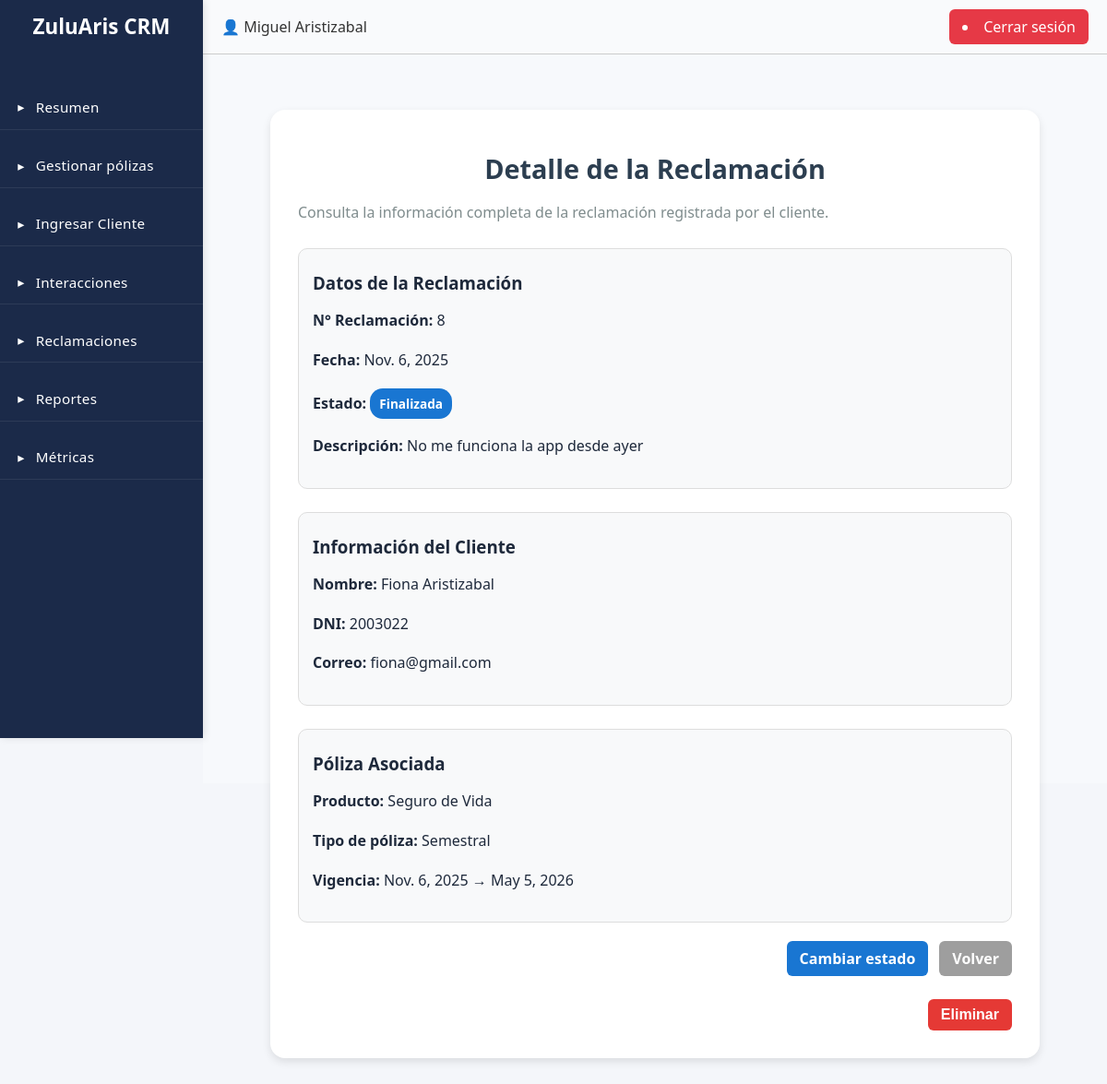
The app's page /reclamaciones/8/ (signed in) with its own data.
### CRM/models.py (models this page shows)
class Reclamaciones(models.Model):
    id = models.AutoField(primary_key=True)
    dni_asesor = models.ForeignKey(Usuarios, on_delete=models.CASCADE)
    dni_cliente = models.ForeignKey(Clientes, on_delete=models.CASCADE)
    poliza = models.ForeignKey(Polizas, on_delete=models.SET_NULL, null=True, db_column="id_poliza")
    fecha = models.DateField(auto_now_add=True)
    fecha_actualizacion = models.DateTimeField(auto_now=True)
    descripcion = models.TextField(blank=True, null=True)
    id_estado = models.ForeignKey(Estado, on_delete=models.CASCADE, db_column="id_estado", related_name="reclamacion_estado")
    class Meta:
        db_table = "reclamaciones"

class Estado(models.Model):
    id = models.AutoField(primary_key=True)
    descripcion = models.CharField(max_length=50, unique=True)
    class Meta:
        db_table = "estados"

class Clientes(models.Model):
    dni = models.CharField(max_length=50, primary_key=True)
    id_tipo_dni = models.ForeignKey(Tipo_DNI, on_delete=models.CASCADE)
    nombre = models.CharField(max_length=200)
    direccion = models.CharField(max_length=200, blank=True, null=True)
    id_ciudad = models.ForeignKey(Ciudades, on_delete=models.CASCADE)
    telefono = models.CharField(max_length=50, blank=True, null=True)
    celular = models.CharField(max_length=50)
    correo = models.EmailField(blank=True, null=True)
    asesor = models.ForeignKey("Usuarios", on_delete=models.SET_NULL, null=True, blank=True, related_name="clientes")
    class Meta:
        db_table = "clientes"

class Polizas(models.Model):
    id = models.AutoField(primary_key=True)
    id_producto = models.ForeignKey(Productos, on_delete=models.CASCADE)
    id_canal_venta = models.ForeignKey(Canal_venta, on_delete=models.CASCADE)
    id_tipo_poliza = models.ForeignKey(Tipo_Poliza, on_delete=models.CASCADE)
    id_forma_pago = models.ForeignKey(Formas_pago, on_delete=models.CASCADE)
    dni_cliente = models.ForeignKey(Clientes, on_delete=models.CASCADE)
    fecha_inicio = models.DateField()
    fecha_fin = models.DateField()
    class Meta:
        db_table = "polizas"

class Productos(models.Model):
    id = models.AutoField(primary_key=True)
    descripcion = models.CharField(max_length=50, unique=True)
    id_ramo = models.ForeignKey(Ramos, on_delete=models.CASCADE)
    class Meta:
        db_table = "productos"

class Tipo_Poliza(models.Model):
    id = models.AutoField(primary_key=True)
    descripcion = models.CharField(max_length=50, unique=True)
    valor = models.IntegerField(unique=True)
    class Meta:
        db_table = "tipo_poliza"

### CRM/views.py (the view)
# urls.py: path('reclamaciones/<int:reclamacion_id>/', CRM.views.detalle_reclamacion, name='detalle_reclamacion'),
def detalle_reclamacion(request, reclamacion_id):
    if not request.user.is_authenticated:
        messages.error(request, "Debes iniciar sesión.")
        return redirect("/login")
    try:
        asesor = Usuarios.objects.get(user=request.user)
    except Usuarios.DoesNotExist:
        messages.error(request, "Tu perfil no está asociado correctamente.")
        return redirect("/")
    reclamacion = get_object_or_404(
        Reclamaciones,
        id=reclamacion_id,
        dni_asesor__empresa=asesor.empresa
    )
    cliente = reclamacion.dni_cliente
    poliza = reclamacion.poliza
    estado = reclamacion.id_estado
    context = {
        "reclamacion": reclamacion,
        "cliente": cliente,
        "poliza": poliza,
        "estado": estado
    }
    return render(request, "reclamacion_detalle.html", context)

### CRM/templates/reclamacion_detalle.html (shortened to what this page needs)
{% extends 'layout_panel.html' %}
{% load static %}
{% block content %}
<section class="detalle-cliente-container">
    <div class="detalle-cliente-card">
        <h2 class="titulo-seccion">Detalle de la Reclamación</h2>
        <p class="descripcion-seccion">
            Consulta la información completa de la reclamación registrada por el cliente.
        </p>
        <div class="poliza-card">
            <h3>Datos de la Reclamación</h3>
            <p><strong>N° Reclamación:</strong> {{ reclamacion.id }}</p>
            <p><strong>Fecha:</strong> {{ reclamacion.fecha }}</p>
            <p><strong>Estado:</strong>
                <span class="estado-tag estado-{{ reclamacion.id_estado.descripcion|lower }}">
                    {{ reclamacion.id_estado.descripcion }}
                </span>
            </p>
            <p><strong>Descripción: </strong>{{ reclamacion.descripcion|default:"Sin descripción" }}</p>
        </div>
        <div class="poliza-card">
            <h3>Información del Cliente</h3>
            <p><strong>Nombre:</strong> {{ cliente.nombre }}</p>
            <p><strong>DNI:</strong> {{ cliente.dni }}</p>
            <p><strong>Correo:</strong> {{ cliente.correo|default:"No especificado" }}</p>
        </div>
        {% if poliza %}
        <div class="poliza-card">
            <h3>Póliza Asociada</h3>
            <p><strong>Producto:</strong> {{ poliza.id_producto.descripcion }}</p>
            <p><strong>Tipo de póliza:</strong> {{ poliza.id_tipo_poliza.descripcion }}</p>
            <p><strong>Vigencia:</strong> {{ poliza.fecha_inicio }} → {{ poliza.fecha_fin }}</p>
        </div>
        {% endif %}
        <div class="acciones-formulario">
                <a href="{% url 'cambiar_estado_reclamacion' reclamacion.id %}" class="btn-guardar">
                    Cambiar estado
                </a>
                <a href="{% url 'reclamaciones' %}" class="btn-cancelar">Volver</a>
            </div>
            <form method="POST" action="{% url 'eliminar_reclamacion' reclamacion.id %}"
                  onsubmit="return confirm('¿Seguro que deseas eliminar esta reclamación?')">
                <div class="acciones-formulario eliminar">
                    <button type="submit" class="btn-eliminar">Eliminar</button>
                </div>
            </form>
    </div>
</section>
{% endblock %}

### CRM/templates/layout_panel.html (shortened to what this page needs)
{% load static %}
<!DOCTYPE html>
<html lang="es">
<head>
    {% load static %}
    <link rel="stylesheet" href="{% static 'styles/globalstyles.css' %}">
</head>
<body>
    <div class="container">
        <aside class="sidebar sidebar-admin">
            <div class="logo">ZuluAris CRM</div>
            <nav>
                <ul>
                    <li><a href="/resumen/">Resumen</a></li>
                    <li><a href="/gestionar/">Gestionar pólizas</a></li>
                    <li><a href="/client_form/">Ingresar Cliente</a></li>
                    <li><a href="/interacciones/">Interacciones</a></li>
                    <li><a href="/reclamaciones/">Reclamaciones</a></li>
                    <li><a href="/reportes/">Reportes</a></li>
                    <li><a href="{% url 'reportes_metricas' %}">Métricas</a></li>
                </ul>
            </nav>
        </aside>
        <main class="main-content">
            <header class="navbar">
                <div class="navbar-left">
                    <span class="user">👤 {{ request.user.first_name }} {{ request.user.last_name }}</span>
                </div>
                <div class="navbar-right">
                    <li class="btn-logout">
                        <a href="/logout/">Cerrar sesión</a>
                    </li>
                </div>
            </header>
            <section class="content">
                {% block content %}
                {% endblock %}
            </section>
        </main>
    </div>
</body>
</html>

### records on screen
Reclamaciones: id "8", fecha "Nov. 6, 2025", id_estado.descripcion "Finalizada", descripcion "No me funciona la app desde ayer"
Clientes: nombre "Fiona Aristizabal", dni "2003022", correo "fiona@gmail.com"
Polizas: id_producto.descripcion "Seguro de Vida", id_tipo_poliza.descripcion "Semestral", fecha_inicio "Nov. 6, 2025", fecha_fin "May 5, 2026"

### other values on screen
{{ request.user.first_name }} "Miguel"
{{ request.user.last_name }} "Aristizabal"
